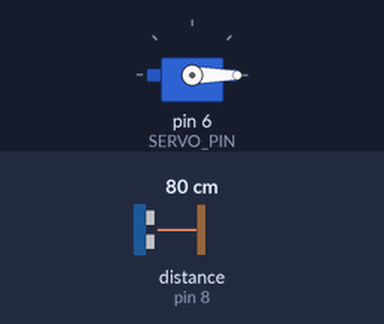
This sketch was run on a simulated Arduino Uno, built with avr-gcc and run on an emulated ATmega328P. Shown: servo. Wiring (inferred from the names in the program): ultrasonic range finder: trigger pin 9; echo pin 8. Inputs (shaded band) come from the test bench; at power-on: distance to the obstacle (sensor on pin 8) 80 cm. The echo pulse lasts 58.3 µs per cm.

Above: at 2.2 s.
2.3 s: distance to the obstacle (sensor on pin 8) set to 2 cm
At 2.88 s:
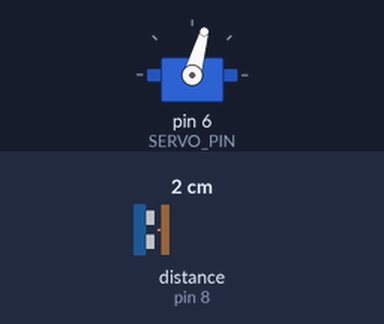
5.3 s: distance to the obstacle (sensor on pin 8) set to 9 cm
At 6.6 s:
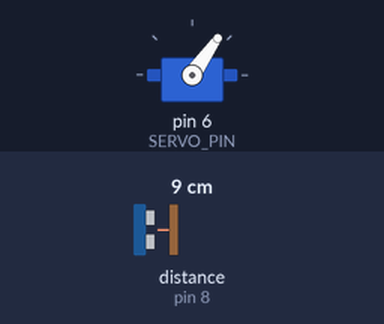
8.3 s: distance to the obstacle (sensor on pin 8) set to 4 cm
At 8.7 s:
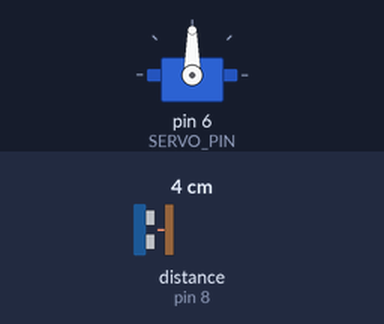
Timing chart, 0 to 23.0 s (numbered marks = the images above; inputs shaded):
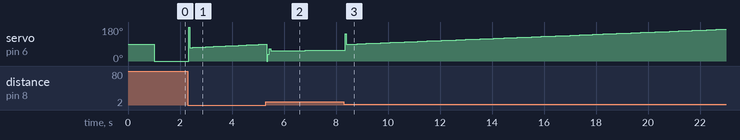

The sketch:

Ball-balance-with-PID-controller.ino
```cpp
/*
#============================================================#
# Ponte de equilíbrio de bola com controlador PID no Arduino #
#============================================================#
# Autor: Christian Danner Ramos de Carvalho                  #
# Data: 21/04/2025                                           #
#============================================================#
*/

#include <Servo.h>

// Servo e pinos do sensor
Servo servo;
#define TRIGGER_PIN 9
#define ECHO_PIN 8
#define SERVO_PIN 6

// Parâmetros PID
#define KP 6.0 // 20
#define KI 0.04// 0.04
#define KD 11.0 //25

// Definição física do sistema
const double SENSOR_OFFSET = 2.0;       // Distância entre o sensor e a borda da ponte
const double PONTE_COMPRIMENTO = 19.0;  // Comprimento total da ponte em cm
const double SETPOINT = 8.0;            // Posição desejada da bolinha (cm)

// Variáveis PID
double prevError = 0;
double integral = 0;

void setup() {
  pinMode(TRIGGER_PIN, OUTPUT);
  pinMode(ECHO_PIN, INPUT);
  servo.attach(SERVO_PIN);
  //Serial.begin(9600);
  servo.write(90);  // Ponte nivelada
  delay(1000);
}

void loop() {
  ///*
  double position = readDistance();

  if (!isnan(position)) {
    double error = SETPOINT - position;
    integral += error;
    double derivative = error - prevError;

    double pidOutput = KP * error + KI * integral + KD * derivative;
    prevError = error;

    // Converte a saída PID em ângulo do servo (90 é horizontal)
    double angle = constrain(90 + pidOutput, 0, 180);

    servo.write((int)angle);

    //Serial.print("Pos: "); Serial.print(position);
    //Serial.print(" cm | Erro: "); Serial.print(error);
    //Serial.print(" | PID: "); Serial.print(pidOutput);
    //Serial.print(" | Ang: "); Serial.println(angle);
  } else {
    Serial.println("Leitura inválida");
  }

  delay(50);
}

// Função para ler a distância em cm do sensor ultrassônico
long readDistance() {
  digitalWrite(TRIGGER_PIN, LOW);
  delayMicroseconds(2);
  digitalWrite(TRIGGER_PIN, HIGH);
  delayMicroseconds(10);
  digitalWrite(TRIGGER_PIN, LOW);

  long duration = pulseIn(ECHO_PIN, HIGH, 20000UL); // timeout de 20 ms (max 3.4 m)
  if (duration == 0) return NAN; // erro ou timeout

  double cm = duration / 29.0 / 2.0;

  // Trata leituras fora do intervalo válido (ex: bolinha muito perto do sensor)
  if (cm <= SENSOR_OFFSET) {
    return 0.0;
  }

  return cm - SENSOR_OFFSET;
  //*/
}
```
